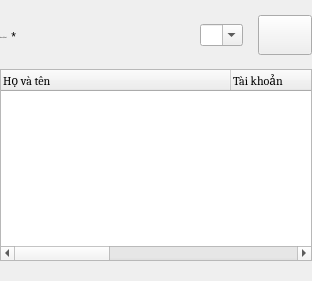
                            <widget class="QWidget" name="widget_26" native="true">
                             <property name="sizePolicy">
                              <sizepolicy hsizetype="Expanding" vsizetype="Preferred">
                               <horstretch>0</horstretch>
                               <verstretch>0</verstretch>
                              </sizepolicy>
                             </property>
                             <property name="minimumSize">
                              <size>
                               <width>0</width>
                               <height>0</height>
                              </size>
                             </property>
                             <property name="maximumSize">
                              <size>
                               <width>16777215</width>
                               <height>16777215</height>
                              </size>
                             </property>
                             <layout class="QVBoxLayout" name="verticalLayout_12">
                              <property name="spacing">
                               <number>0</number>
                              </property>
                              <property name="leftMargin">
                               <number>0</number>
                              </property>
                              <property name="topMargin">
                               <number>0</number>
                              </property>
                              <property name="rightMargin">
                               <number>0</number>
                              </property>
                              <property name="bottomMargin">
                               <number>0</number>
                              </property>
                              <item>
                               <widget class="QWidget" name="widget_14" native="true">
                                <layout class="QHBoxLayout" name="horizontalLayout_14">
                                 <property name="spacing">
                                  <number>0</number>
                                 </property>
                                 <property name="leftMargin">
                                  <number>0</number>
                                 </property>
                                 <property name="topMargin">
                                  <number>0</number>
                                 </property>
                                 <property name="rightMargin">
                                  <number>0</number>
                                 </property>
                                 <property name="bottomMargin">
                                  <number>0</number>
                                 </property>
                                 <item>
                                  <layout class="QHBoxLayout" name="formInput_5">
                                   <property name="spacing">
                                    <number>0</number>
                                   </property>
                                   <property name="topMargin">
                                    <number>0</number>
                                   </property>
                                   <item alignment="Qt::AlignTop">
                                    <widget class="QWidget" name="label_product_1" native="true">
                                     <property name="minimumSize">
                                      <size>
                                       <width>200</width>
                                       <height>0</height>
                                      </size>
                                     </property>
                                     <property name="maximumSize">
                                      <size>
                                       <width>200</width>
                                       <height>16777215</height>
                                      </size>
                                     </property>
                                     <layout class="QHBoxLayout" name="horizontalLayout_2">
                                      <property name="spacing">
                                       <number>0</number>
                                      </property>
                                      <property name="leftMargin">
                                       <number>0</number>
                                      </property>
                                      <property name="topMargin">
                                       <number>30</number>
                                      </property>
                                      <property name="rightMargin">
                                       <number>0</number>
                                      </property>
                                      <property name="bottomMargin">
                                       <number>0</number>
                                      </property>
                                      <item>
                                       <widget class="QLabel" name="label_2">
                                        <property name="font">
                                         <font>
                                          <family>Cambria</family>
                                          <pointsize>-1</pointsize>
                                          <bold>false</bold>
                                         </font>
                                        </property>
                                        <property name="text">
                                         <string>Người đặt hàng</string>
                                        </property>
                                       </widget>
                                      </item>
                                      <item>
                                       <widget class="QLabel" name="label_required_1">
                                        <property name="sizePolicy">
                                         <sizepolicy hsizetype="Expanding" vsizetype="Preferred">
                                          <horstretch>0</horstretch>
                                          <verstretch>0</verstretch>
                                         </sizepolicy>
                                        </property>
                                        <property name="text">
                                         <string> *</string>
                                        </property>
                                       </widget>
                                      </item>
                                     </layout>
                                    </widget>
                                   </item>
                                   <item>
                                    <widget class="QWidget" name="widget_15" native="true">
                                     <property name="maximumSize">
                                      <size>
                                       <width>16777215</width>
                                       <height>16777215</height>
                                      </size>
                                     </property>
                                     <layout class="QVBoxLayout" name="verticalLayout_16">
                                      <property name="spacing">
                                       <number>0</number>
                                      </property>
                                      <property name="leftMargin">
                                       <number>0</number>
                                      </property>
                                      <property name="topMargin">
                                       <number>15</number>
                                      </property>
                                      <property name="rightMargin">
                                       <number>0</number>
                                      </property>
                                      <property name="bottomMargin">
                                       <number>0</number>
                                      </property>
                                      <item>
                                       <widget class="QWidget" name="widget_29" native="true">
                                        <layout class="QVBoxLayout" name="verticalLayout_22">
                                         <property name="spacing">
                                          <number>0</number>
                                         </property>
                                         <property name="leftMargin">
                                          <number>0</number>
                                         </property>
                                         <property name="topMargin">
                                          <number>0</number>
                                         </property>
                                         <property name="rightMargin">
                                          <number>0</number>
                                         </property>
                                         <property name="bottomMargin">
                                          <number>0</number>
                                         </property>
                                         <item>
                                          <layout class="QHBoxLayout" name="horizontalLayout_30">
                                           <property name="spacing">
                                            <number>15</number>
                                           </property>
                                           <property name="bottomMargin">
                                            <number>0</number>
                                           </property>
                                           <item>
                                            <widget class="QComboBox" name="user_le">
                                             <property name="font">
                                              <font>
                                               <family>Cambria Math</family>
                                               <pointsize>-1</pointsize>
                                              </font>
                                             </property>
                                             <property name="mouseTracking">
                                              <bool>false</bool>
                                             </property>
                                             <property name="focusPolicy">
                                              <enum>Qt::StrongFocus</enum>
                                             </property>
                                             <property name="editable">
                                              <bool>true</bool>
                                             </property>
                                             <property name="placeholderText">
                                              <string>Tìm theo tên, số điện thoại,...</string>
                                             </property>
                                            </widget>
                                           </item>
                                           <item>
                                            <widget class="QPushButton" name="btn_add_order_user">
                                             <property name="minimumSize">
                                              <size>
                                               <width>54</width>
                                               <height>40</height>
                                              </size>
                                             </property>
                                             <property name="maximumSize">
                                              <size>
                                               <width>46</width>
                                               <height>16777215</height>
                                              </size>
                                             </property>
                                             <property name="font">
                                              <font>
                                               <family>Cambria</family>
                                               <pointsize>-1</pointsize>
                                              </font>
                                             </property>
                                             <property name="cursor">
                                              <cursorShape>PointingHandCursor</cursorShape>
                                             </property>
                                             <property name="text">
                                              <string/>
                                             </property>
                                             <property name="icon">
                                              <iconset resource="../resource.qrc">
                                               <normaloff>:/icon/resources/icon/multiple-images.svg</normaloff>:/icon/resources/icon/multiple-images.svg</iconset>
                                             </property>
                                             <property name="iconSize">
                                              <size>
                                               <width>24</width>
                                               <height>24</height>
                                              </size>
                                             </property>
                                            </widget>
                                           </item>
                                          </layout>
                                         </item>
                                        </layout>
                                       </widget>
                                      </item>
                                      <item>
                                       <widget class="QLabel" name="error_user">
                                        <property name="text">
                                         <string/>
                                        </property>
                                        <property name="margin">
                                         <number>0</number>
                                        </property>
                                       </widget>
                                      </item>
                                     </layout>
                                    </widget>
                                   </item>
                                  </layout>
                                 </item>
                                </layout>
                               </widget>
                              </item>
                              <item>
                               <widget class="QWidget" name="table_info_user_container" native="true">
                                <property name="minimumSize">
                                 <size>
                                  <width>0</width>
                                  <height>100</height>
                                 </size>
                                </property>
                                <layout class="QVBoxLayout" name="verticalLayout_18">
                                 <property name="spacing">
                                  <number>0</number>
                                 </property>
                                 <property name="leftMargin">
                                  <number>0</number>
                                 </property>
                                 <property name="topMargin">
                                  <number>0</number>
                                 </property>
                                 <property name="rightMargin">
                                  <number>0</number>
                                 </property>
                                 <property name="bottomMargin">
                                  <number>20</number>
                                 </property>
                                 <item>
                                  <widget class="QTableWidget" name="table_info_user">
                                   <property name="minimumSize">
                                    <size>
                                     <width>0</width>
                                     <height>80</height>
                                    </size>
                                   </property>
                                   <property name="frameShape">
                                    <enum>QFrame::StyledPanel</enum>
                                   </property>
                                   <property name="frameShadow">
                                    <enum>QFrame::Sunken</enum>
                                   </property>
                                   <property name="showGrid">
                                    <bool>true</bool>
                                   </property>
                                   <property name="gridStyle">
                                    <enum>Qt::CustomDashLine</enum>
                                   </property>
                                   <property name="rowCount">
                                    <number>0</number>
                                   </property>
                                   <attribute name="horizontalHeaderDefaultSectionSize">
                                    <number>230</number>
                                   </attribute>
                                   <attribute name="horizontalHeaderStretchLastSection">
                                    <bool>true</bool>
                                   </attribute>
                                   <attribute name="verticalHeaderVisible">
                                    <bool>false</bool>
                                   </attribute>
                                   <attribute name="verticalHeaderHighlightSections">
                                    <bool>false</bool>
                                   </attribute>
                                   <column>
                                    <property name="text">
                                     <string>Họ và tên</string>
                                    </property>
                                    <property name="font">
                                     <font>
                                      <family>Cambria</family>
                                     </font>
                                    </property>
                                    <property name="textAlignment">
                                     <set>AlignLeading|AlignVCenter</set>
                                    </property>
                                   </column>
                                   <column>
                                    <property name="text">
                                     <string>Tài khoản</string>
                                    </property>
                                    <property name="font">
                                     <font>
                                      <family>Cambria</family>
                                     </font>
                                    </property>
                                    <property name="textAlignment">
                                     <set>AlignLeading|AlignVCenter</set>
                                    </property>
                                   </column>
                                   <column>
                                    <property name="text">
                                     <string>Khuyến mãi</string>
                                    </property>
                                    <property name="font">
                                     <font>
                                      <family>Cambria</family>
                                     </font>
                                    </property>
                                    <property name="textAlignment">
                                     <set>AlignLeading|AlignVCenter</set>
                                    </property>
                                   </column>
                                  </widget>
                                 </item>
                                </layout>
                               </widget>
                              </item>
                             </layout>
                            </widget>
